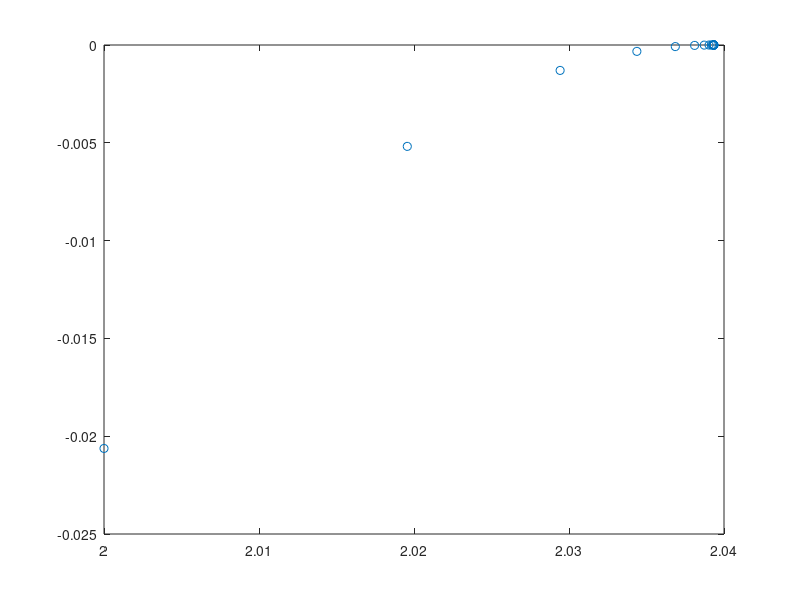
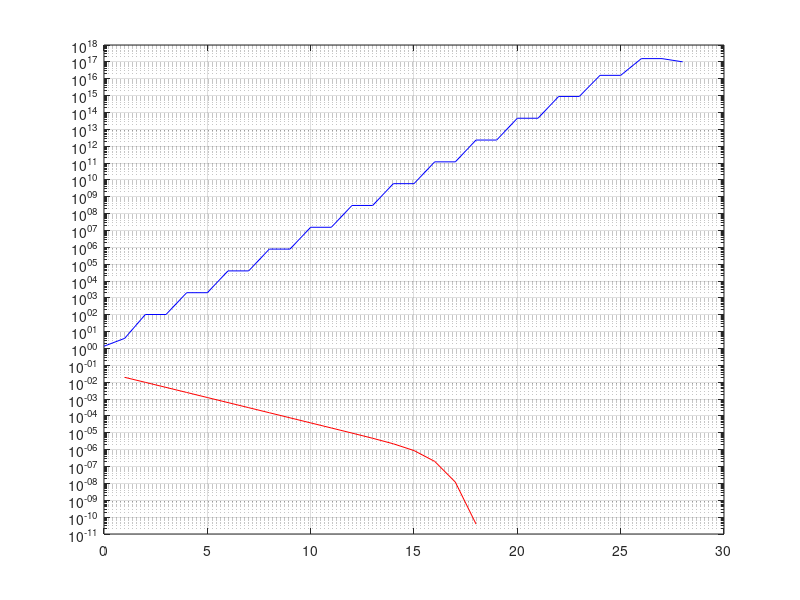

These figures' MATLAB source, in order:
clear all

% syms y(t)
%y(t) = 8*exp(-t/2)*cos(3*t) - 0.5;
%Df = diff(y,t)

% H = 0.5;

H = 2.8464405473

y = @(t) 8*exp(-t/2).*cos(3*t) - H;
yp = @(t) - 4*cos(3*t)*exp(-t/2) - 24*sin(3*t)*exp(-t/2);

% a). 
t = 2;
i = 0;
tolerance = 10^(-8);
diff = 1;
maxiter = 100;
vekofdiffs = [];
vekofis = [];

% testing
vekofts = [t];

% y(t) - tolerance < H < y(t) + tolerance
while  diff > tolerance && i < maxiter
    i = i + 1;
    tnew = t - y(t)/yp(t);
    diff = abs(tnew - t);
    t = tnew;
    vekofdiffs = [vekofdiffs diff];
    vekofis = [vekofis i];
    vekofts = [vekofts tnew];
    disp([i t diff])
end
diff
i
t
y(t)

figure()
plot([0:0.1:6]', y([0:0.1:6]'), 'g')
plot(vekofts, y(vekofts), 'o')
figure()

semilogy(vekofis, vekofdiffs, 'r')
hold on
grid on

% a). t = 4.50, i = 14, startvärde 4.8 

%b).
tnew = 5;
t = 4;
isek = 0;
diff = 1;
vekofdiffssek = [];

while diff > tolerance && isek < maxiter
    isek = isek +1;
    tnew = tnew - y(tnew)*(tnew - t)/(y(tnew) - y(t));
    diff = abs (t - tnew);
    vekofdiffssek = [vekofdiffssek diff];
    t = tnew;
    tnew = tnew + diff;
end

diff
isek
t

semilogy(0:isek-1, vekofdiffssek, 'b')
hold on

% b). Startvärden: t0 = 4 och t1 = 5, Newton har en lite bättre konvergenshastighet eftersom att i är 5 och
% i för sek är 6. Det är eftersom konvergenshastigheten för sekantmetoden är
% ungefär 1.62 och newtons är kvadratisk alltså 2.

% c). Konvergenshastigheten för newtons ge en snabbare konvergens än
% sekant.

% d). Startvärde 2 med 18 iterationer. Det är möjligt att se att konvergenshastigheten är
% kvadratisk och startvärdet är väldigt känsligt.
